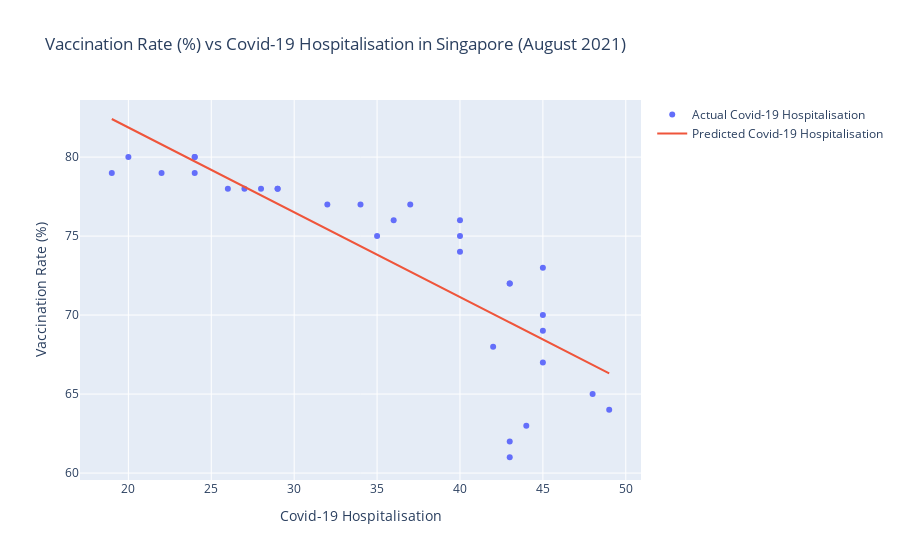

The notebook cell saved with this chart:
### Code cell
fig = go.Figure([go.Scatter(x=new_df['Hospitalisation'],y=new_df['Completed Full Regimen Vaccination Rate (%)'],mode='markers',name='Actual Covid-19 Hospitalisation'),
                go.Scatter(x=new_df['Hospitalisation'],y=predictions, name='Predicted Covid-19 Hospitalisation')])
fig.update_layout(title='Vaccination Rate (%) vs Covid-19 Hospitalisation in Singapore (August 2021)', xaxis_title='Covid-19 Hospitalisation', yaxis_title='Vaccination Rate (%)')
fig.show()

### Figure 1 — Plotly figure (JSON) as saved in the notebook; plotly's stock layout.template omitted (floating-point values rounded to 4 significant figures)
{"data": [{"mode": "markers", "name": "Actual Covid-19 Hospitalisation", "type": "scatter", "x": [43, 43, 44, 49, 48, 45, 42, 45, 45, 43, 43, 45, 40, 35, 40, 40, 36, 32, 37, 34, 29, 29, 28, 27, 26, 24, 19, 22, 20, 24, 24], "y": [61, 62, 63, 64, 65, 67, 68, 69, 70, 72, 72, 73, 74, 75, 75, 76, 76, 77, 77, 77, 78, 78, 78, 78, 78, 79, 79, 79, 80, 80, 80]}, {"name": "Predicted Covid-19 Hospitalisation", "type": "scatter", "x": [43, 43, 44, 49, 48, 45, 42, 45, 45, 43, 43, 45, 40, 35, 40, 40, 36, 32, 37, 34, 29, 29, 28, 27, 26, 24, 19, 22, 20, 24, 24], "y": [69.53, 69.53, 69.0, 66.31, 66.85, 68.46, 70.07, 68.46, 68.46, 69.53, 69.53, 68.46, 71.14, 73.83, 71.14, 71.14, 73.29, 75.44, 72.75, 74.36, 77.04, 77.04, 77.58, 78.12, 78.65, 79.73, 82.41, 80.8, 81.87, 79.73, 79.73]}], "layout": {"title": {"text": "Vaccination Rate (%) vs Covid-19 Hospitalisation in Singapore (August 2021)"}, "xaxis": {"title": {"text": "Covid-19 Hospitalisation"}}, "yaxis": {"title": {"text": "Vaccination Rate (%)"}}}}
